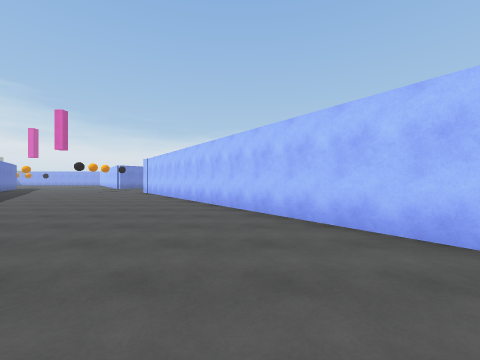
[1] (above)

17 first-person views from a walk through a scene from a Unity 3-D project. The camera is 1.4 m above the floor, looks level and sees 90° across. The floor is counted in squares, 2 m on a side. Each view is taken from the middle of a square. On the plan, view 1 faces up. The plan holds only what a view shows up to about 9 squares ahead; the rest is blank. The place goes on beyond the plan. The player character is not drawn. Surface patterns are stand-ins for the level's own textures.

[2]
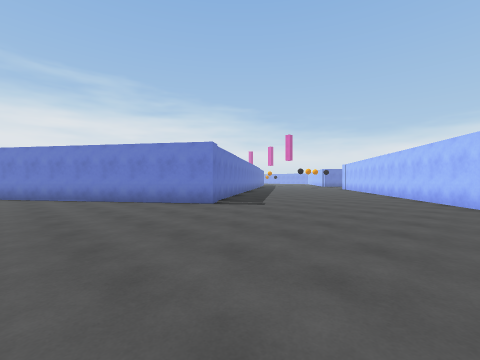

[3]
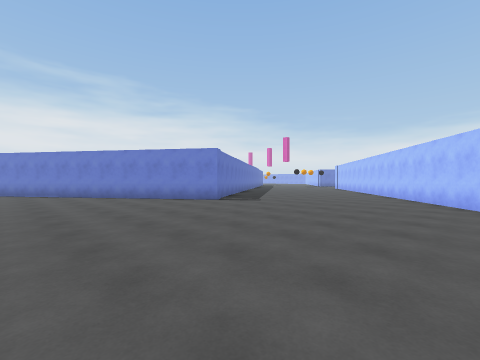

[4]
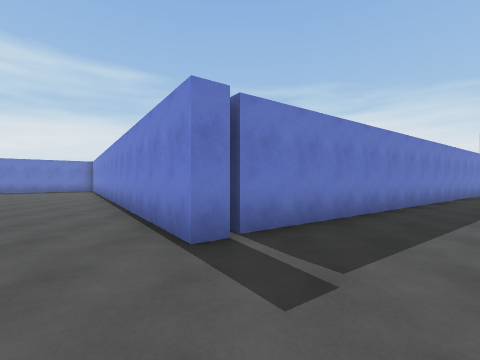

[5]
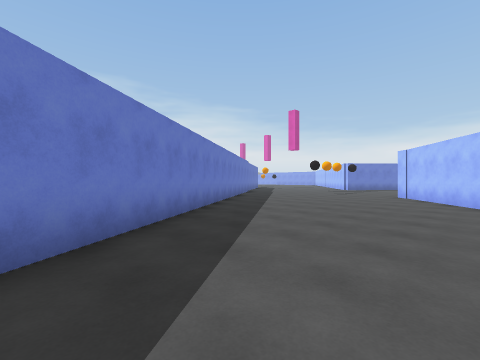

[6]
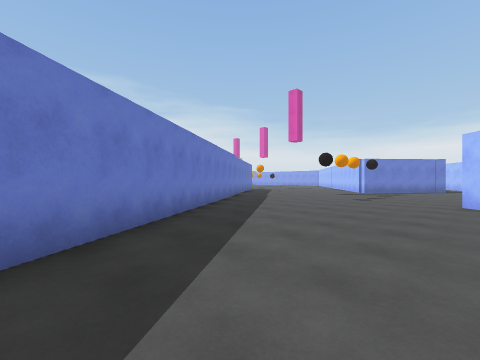

[7]
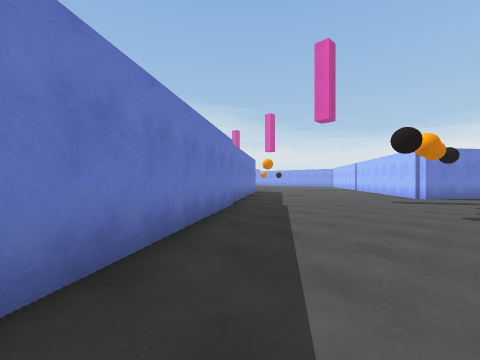

[8]
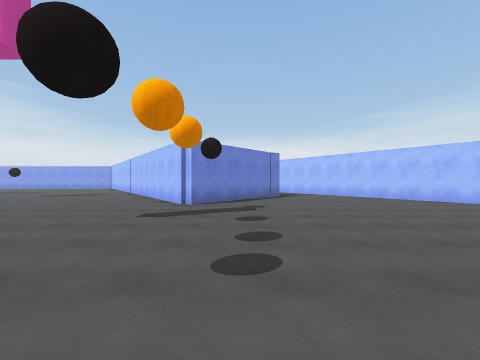

[9]
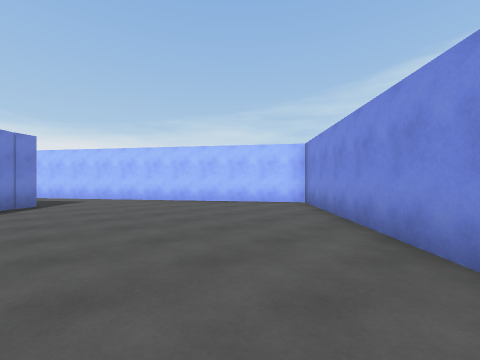

[10]
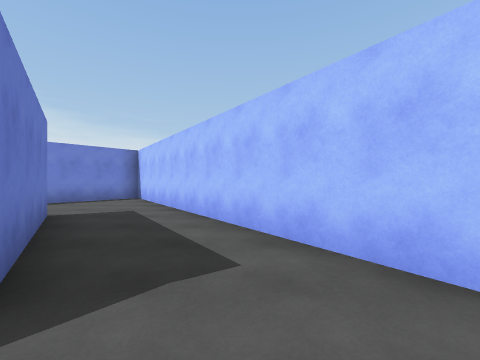

[11]
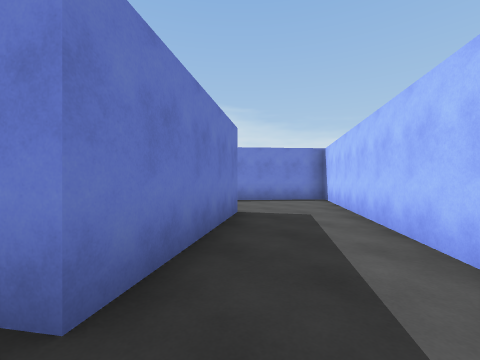

[12]
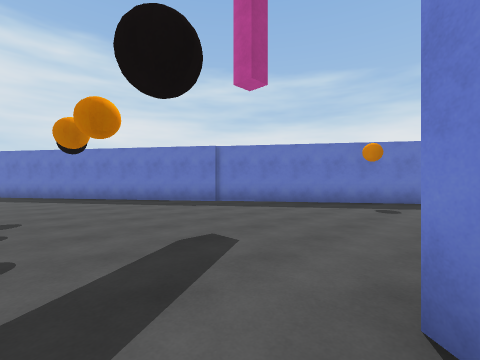

[13]
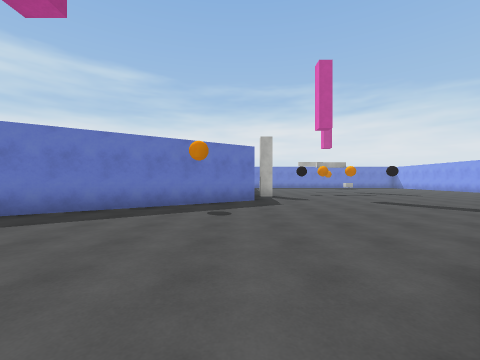

[14]
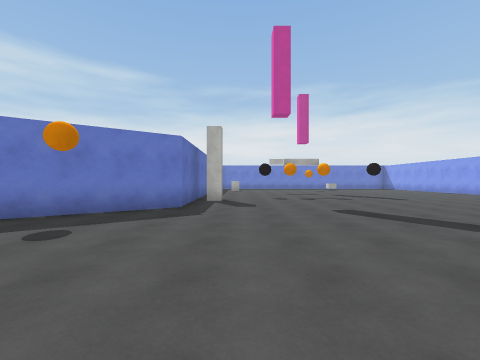

[15]
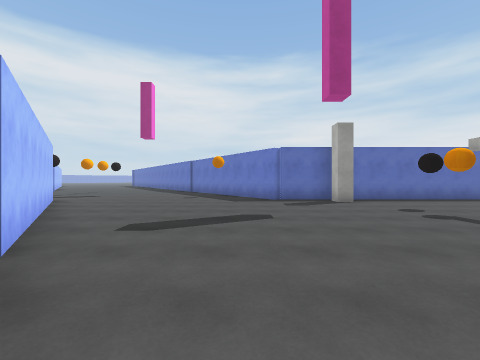

[16]
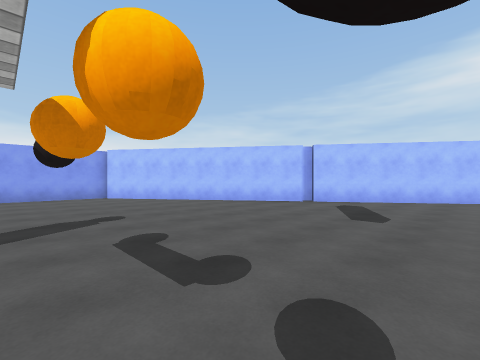

[17]
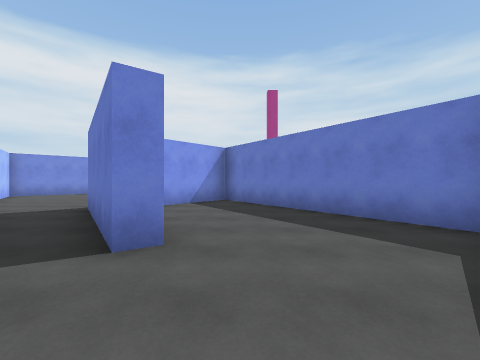

### Floor plan
Points are (right, up) in squares from view 1. A wall is a line through its corners. A room is listed if a view was taken in it or the views show most of it. See-through windows are left out.
Room 1 (views 1, 2, 3, 4, 5, 6, 7, 8, 9, 10, 11, 12, 13, 14, 15, 16)
walls: (-4.5, 14) (-0.2, 17.9) (-5.9, 26); (-6.7, 22) (-9.5, 18.7) (-13.8, 24.8) (-13.4, 25.1) (-13.7, 25.3); (-17.2, 18.6) (-3.7, -0.6) (-10, -5); (-8.2, 24.9) (-6.3, 22.2) (-6.8, 21.9); (-19.6, 19.4) (-19.1, 19.4) (-19.1, 18.9); (3, 1.5) (-4.9, 12.8) (-5.4, 13.3); (-13.9, 25) (-17.8, 30.5); (-21.5, 18.4) (-17.4, 18.4); (-18.5, 31.2) (-21, 31.2)
ways out: opening at (-7, 25) to room 2
Room 2 (view 17)
walls: (-9.2, 25.4) (-8.8, 25.7) (-8.2, 24.9); (-13.3, 24.9) (-9.5, 19.5) (-7.9, 21.4); (-5.9, 26) (-8.9, 30.3) (-11, 27.9)
ways out: opening at (-7, 25) to room 1

Where each view was taken, in squares from view 1:
view 1: 0 up, 0 right, facing up
view 2: 5 down, 2 right, facing up-left
view 3: 6 down, 3 right, facing up-left
view 4: 0 up, 1 left, facing left
view 5: 2 up, 3 left, facing up-left
view 6: 5 up, 5 left, facing up-left
view 7: 8 up, 8 left, facing up-left
view 8: 12 up, 8 left, facing up
view 9: 14 up, 7 left, facing up-right
view 10: 21 up, 5 left, facing up
view 11: 22 up, 5 left, facing up-left
view 12: 19 up, 8 left, facing down-left
view 13: 18 up, 9 left, facing left
view 14: 20 up, 11 left, facing left
view 15: 27 up, 16 left, facing down
view 16: 21 up, 21 left, facing up-right
view 17: 28 up, 10 left, facing down
